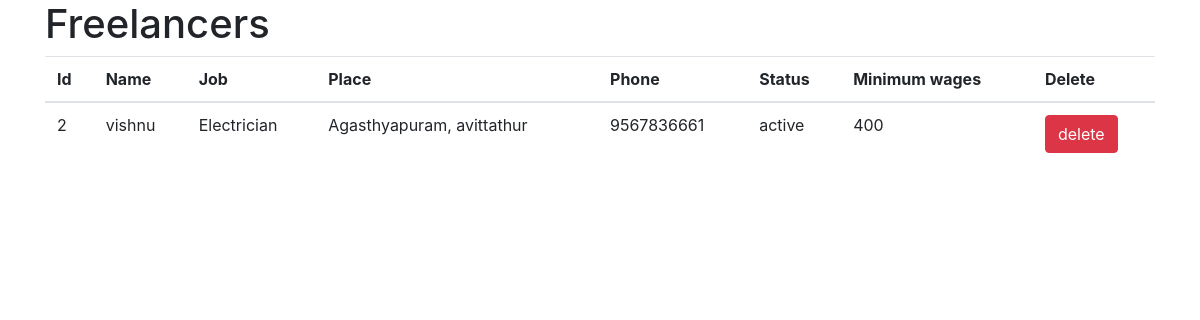
Page /serverside-PHP/freelancers/admin/index.php on the committed database.
### tables this page shows
CREATE TABLE `freelancers` (
  `id` int(250) NOT NULL,
  `name` varchar(250) NOT NULL,
  `password` varchar(100) NOT NULL,
  `job` varchar(250) NOT NULL,
  `place` varchar(250) NOT NULL,
  `phone` varchar(250) NOT NULL,
  `status` varchar(100) NOT NULL,
  `wages` varchar(100) NOT NULL
);

### serverside-PHP/freelancers/admin/index.php (the view, shortened to what this page needs)
<html>
  <head>
    <link rel="stylesheet" href="https://maxcdn.bootstrapcdn.com/bootstrap/4.4.1/css/bootstrap.min.css">
  </head>
  <body>
<div class="container">
<h1>Freelancers</h1>
<div class="text-center">
<table class="table table-hover">
  <thead><tr><th>Id</th><th>Name</th><th>Job</th><th>Place</th><th>Phone</th><th>Status</th><th>Minimum wages</th><th>Delete</th></tr></thead>
  <tbody>
<?php
  require '../connect.php';
  $sql="Select id,name,job,place,phone,status,wages From freelancers";
  $result=$conn->query($sql);
  if($result->num_rows>0){
    while($row=$result->fetch_assoc()){
      echo "<tr><td>".$row["id"]."</td><td>".$row["name"]."</td><td>".$row["job"]."</td><td>".$row["place"]."</td><td>".$row["phone"]."</td><td>".$row["status"]."</td><td>".$row["wages"]."</td><td><button onclick=location.href='delete.php?id=".$row["id"]."' class='btn btn-danger'>delete</button></td></tr>";
    }
  }
?>
</tbody>
</table>
</div>
</div>
  </body>
</html>

### rows in the picture
freelancers: id "2", name "vishnu", job "Electrician", place "Agasthyapuram, avittathur", phone "9567836661", status "active", wages "400"
